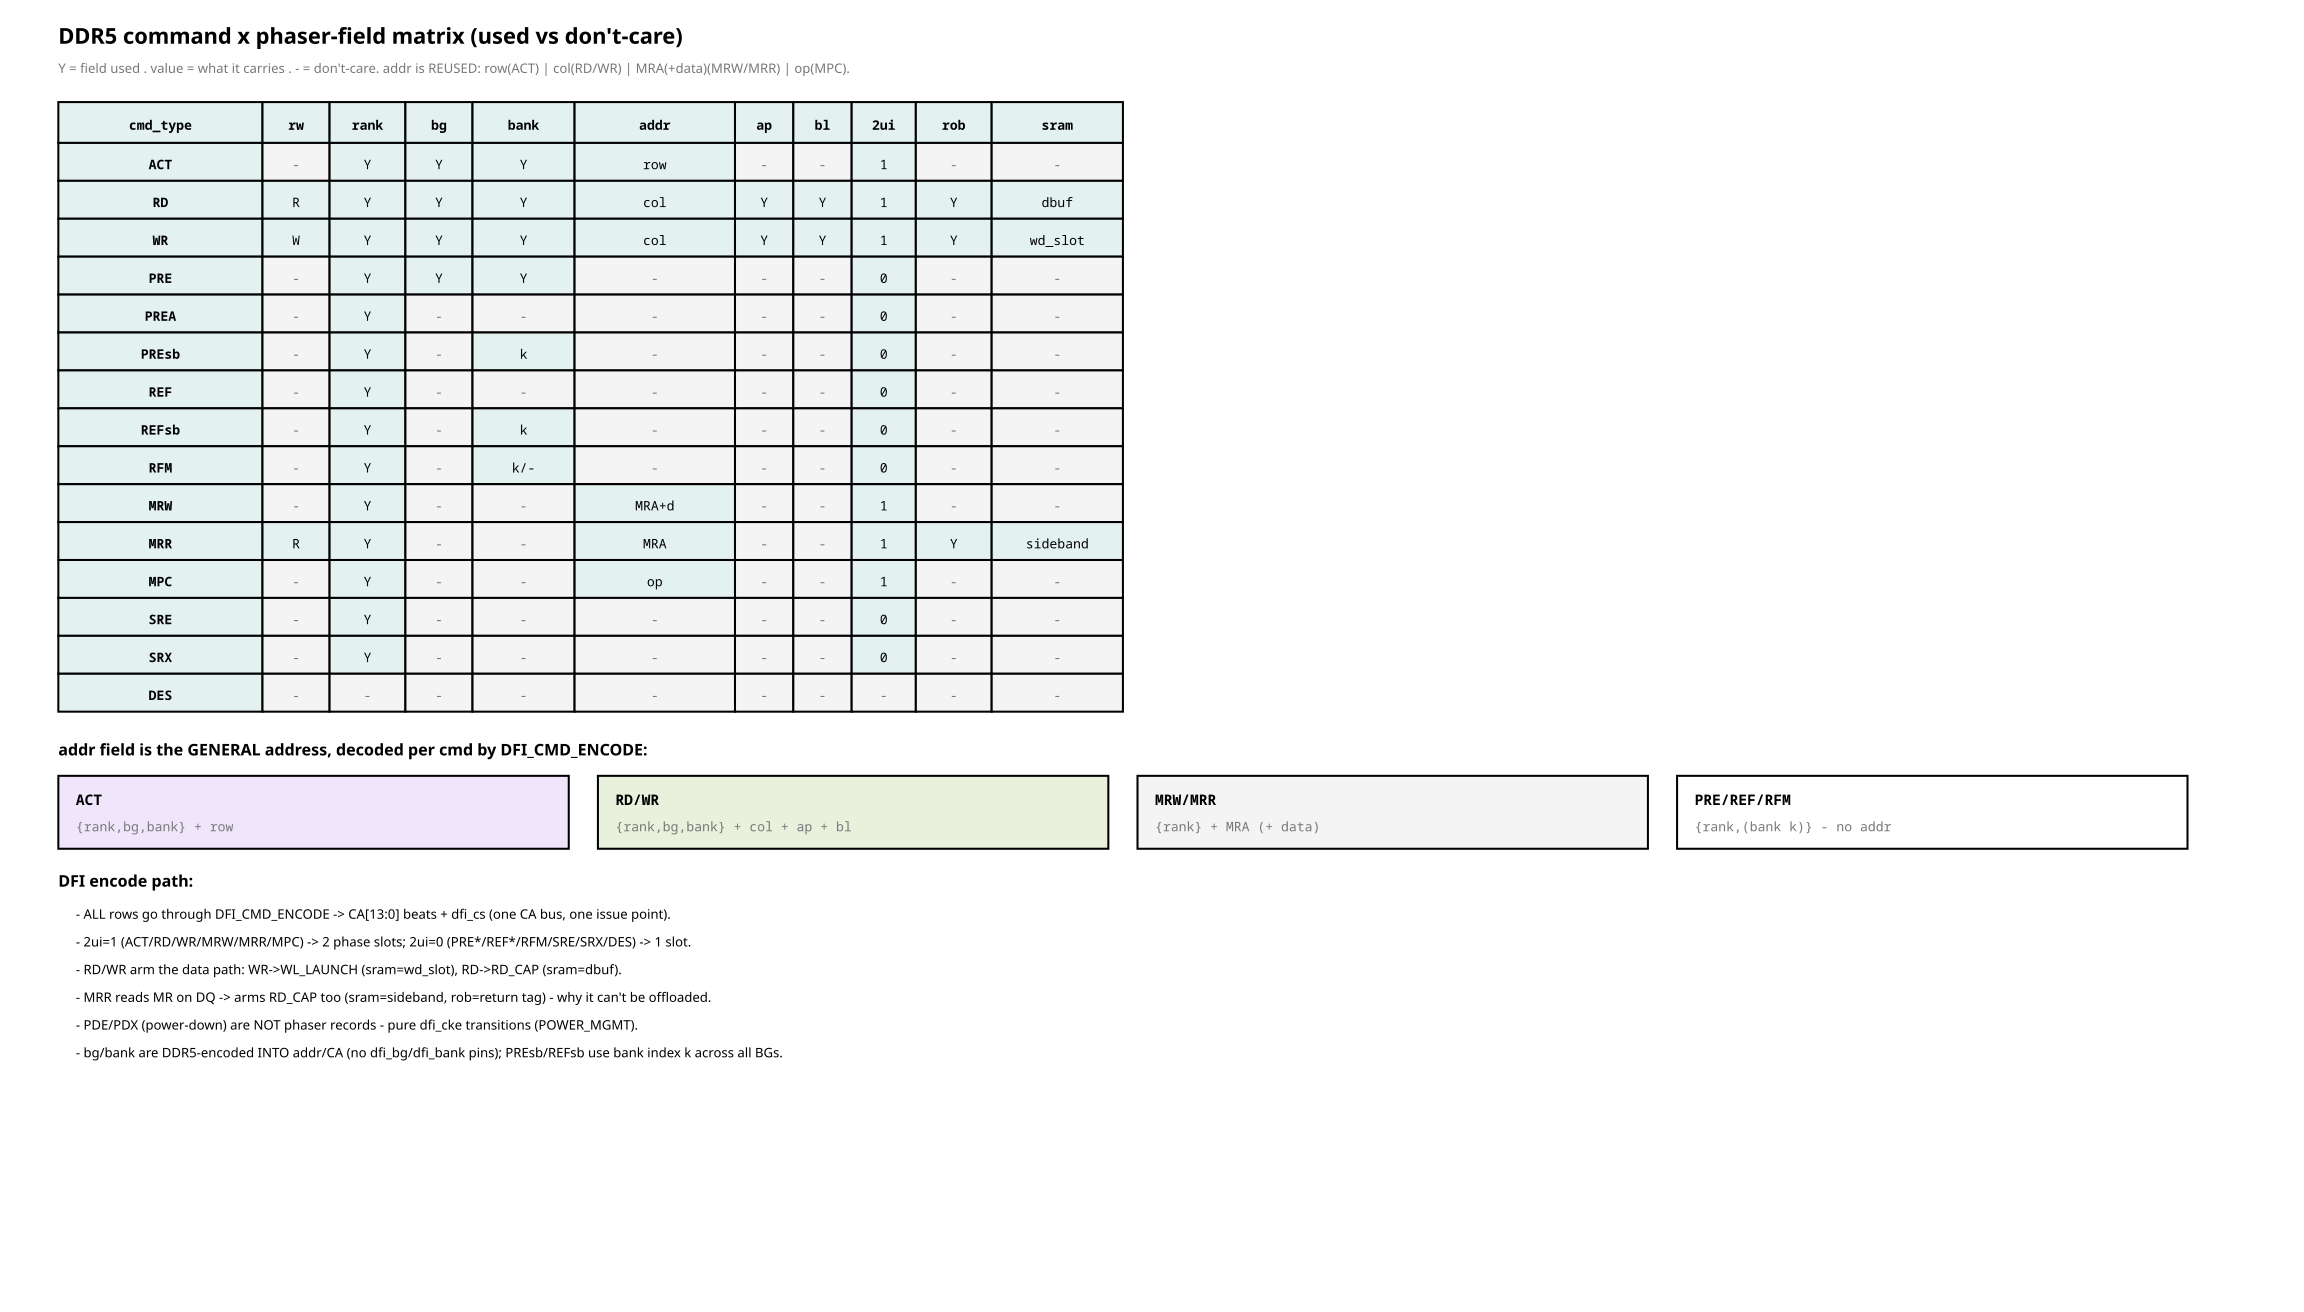

This chart was generated by the following Python code:
from rtlfig import (Fig, MUTED, FILL_NEW, FILL_LOGIC, FILL_CELL, FILL_ACTIVE,
                    FAINT, INK, PAPER, W_CELL)

# fig_74 — DDR5 command x phaser-field matrix. which record fields each command
# USES vs don't-care (-), how addr is reused (row/col/MRA), DFI-encode path.

USE = "#e3f2f1"; DC = "#f4f4f4"
f = Fig(1580, 900)

COLS = ["cmd_type", "rw", "rank", "bg", "bank", "addr", "ap", "bl", "2ui", "rob", "sram"]
CW = [140, 46, 52, 46, 70, 110, 40, 40, 44, 52, 90]
X0 = 40

# rows: (cmd, [per-col value or '-'])
ROWS = [
    ("ACT",   ["ACT", "-", "Y", "Y", "Y", "row", "-", "-", "1", "-", "-"]),
    ("RD",    ["RD", "R", "Y", "Y", "Y", "col", "Y", "Y", "1", "Y", "dbuf"]),
    ("WR",    ["WR", "W", "Y", "Y", "Y", "col", "Y", "Y", "1", "Y", "wd_slot"]),
    ("PRE",   ["PRE", "-", "Y", "Y", "Y", "-", "-", "-", "0", "-", "-"]),
    ("PREA",  ["PREA", "-", "Y", "-", "-", "-", "-", "-", "0", "-", "-"]),
    ("PREsb", ["PREsb", "-", "Y", "-", "k", "-", "-", "-", "0", "-", "-"]),
    ("REF",   ["REF", "-", "Y", "-", "-", "-", "-", "-", "0", "-", "-"]),
    ("REFsb", ["REFsb", "-", "Y", "-", "k", "-", "-", "-", "0", "-", "-"]),
    ("RFM",   ["RFM", "-", "Y", "-", "k/-", "-", "-", "-", "0", "-", "-"]),
    ("MRW",   ["MRW", "-", "Y", "-", "-", "MRA+d", "-", "-", "1", "-", "-"]),
    ("MRR",   ["MRR", "R", "Y", "-", "-", "MRA", "-", "-", "1", "Y", "sideband"]),
    ("ZQ/MPC", ["MPC", "-", "Y", "-", "-", "op", "-", "-", "1", "-", "-"]),
    ("SRE",   ["SRE", "-", "Y", "-", "-", "-", "-", "-", "0", "-", "-"]),
    ("SRX",   ["SRX", "-", "Y", "-", "-", "-", "-", "-", "0", "-", "-"]),
    ("DES",   ["DES", "-", "-", "-", "-", "-", "-", "-", "-", "-", "-"]),
]

f.text(40, 30, "DDR5 command x phaser-field matrix  (used vs don't-care)", size=15,
       mono=False, bold=True)
f.text(40, 50, "Y = field used   .   value = what it carries   .   - = don't-care.  addr is REUSED: "
       "row(ACT) | col(RD/WR) | MRA(+data)(MRW/MRR) | op(MPC).", size=9, mono=False, fill=MUTED)

# header
hy = 70
x = X0
for i, c in enumerate(COLS):
    f.rect(x, hy, CW[i], 28, fill=FILL_ACTIVE, width=W_CELL)
    f.text(x + CW[i] / 2, hy + 19, c, size=9, mono=True, anchor="middle", bold=True)
    x += CW[i]

# rows
y = hy + 28
for cmd, vals in ROWS:
    x = X0
    for i, v in enumerate(vals):
        fill = DC if v == "-" else USE
        f.rect(x, y, CW[i], 26, fill=fill, width=W_CELL)
        f.text(x + CW[i] / 2, y + 18, v, size=9, mono=True, anchor="middle",
               fill=(MUTED if v == "-" else INK), bold=(i == 0))
        x += CW[i]
    y += 26

# ---- addr visual ----
ay = y + 30
f.text(40, ay, "addr field is the GENERAL address, decoded per cmd by DFI_CMD_ENCODE:",
       size=11, mono=False, bold=True)
boxes = [("ACT", "{rank,bg,bank} + row", FILL_NEW),
         ("RD/WR", "{rank,bg,bank} + col + ap + bl", FILL_CELL),
         ("MRW/MRR", "{rank} + MRA (+ data)", FILL_LOGIC),
         ("PRE/REF/RFM", "{rank,(bank k)} - no addr", PAPER)]
bx = 40
for lab, txt, fl in boxes:
    f.rect(bx, ay + 14, 350, 50, fill=fl, width=W_CELL)
    f.text(bx + 12, ay + 34, lab, size=10, mono=True, bold=True)
    f.text(bx + 12, ay + 52, txt, size=9, mono=True, fill=MUTED)
    bx += 370

# ---- DFI encode path notes ----
ny = ay + 90
f.text(40, ny, "DFI encode path:", size=11, mono=False, bold=True)
notes = [
    "ALL rows go through DFI_CMD_ENCODE -> CA[13:0] beats + dfi_cs  (one CA bus, one issue point).",
    "2ui=1 (ACT/RD/WR/MRW/MRR/MPC) -> 2 phase slots; 2ui=0 (PRE*/REF*/RFM/SRE/SRX/DES) -> 1 slot.",
    "RD/WR arm the data path: WR->WL_LAUNCH (sram=wd_slot), RD->RD_CAP (sram=dbuf).",
    "MRR reads MR on DQ -> arms RD_CAP too (sram=sideband, rob=return tag) - why it can't be offloaded.",
    "PDE/PDX (power-down) are NOT phaser records - pure dfi_cke transitions (POWER_MGMT).",
    "bg/bank are DDR5-encoded INTO addr/CA (no dfi_bg/dfi_bank pins); PREsb/REFsb use bank index k across all BGs.",
]
for i, s in enumerate(notes):
    f.text(52, ny + 22 + i * 19, "- " + s, size=9, mono=False)

f.save("fig_74_cmd_field_matrix.svg")
print("wrote fig_74_cmd_field_matrix.svg")
